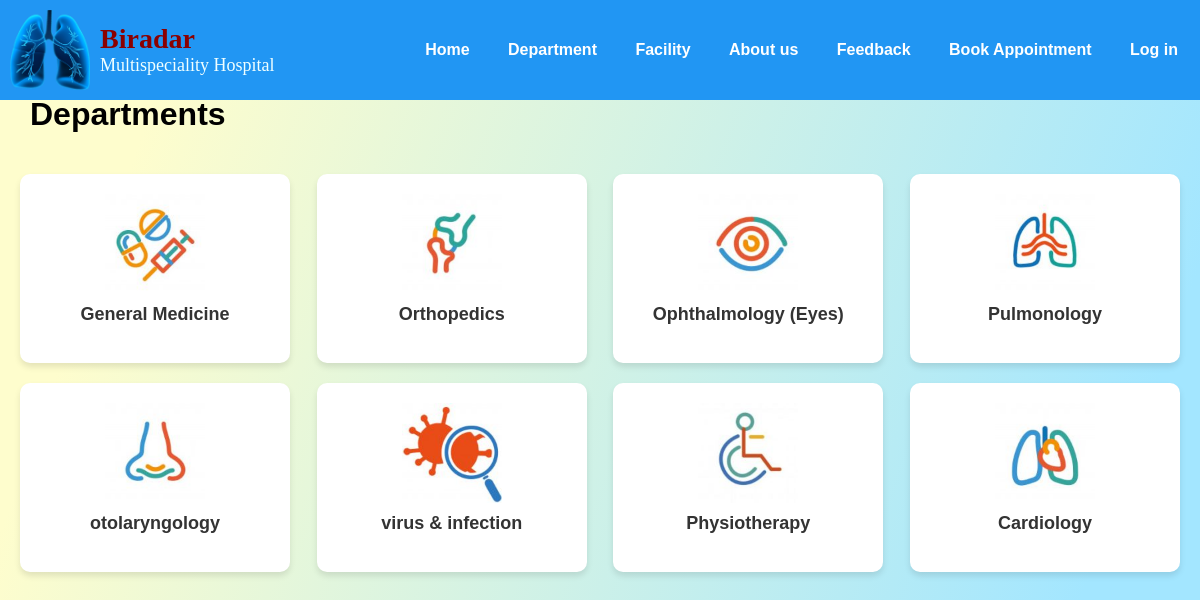
The page /department.php on the database its author committed.
### tables this page shows
CREATE TABLE `department` (
  `department_id` int(11) NOT NULL,
  `department_name` varchar(30) NOT NULL,
  `department_logo` varchar(255) NOT NULL
);

### department.php (the view, shortened to what this page needs)
<!DOCTYPE html>
<html lang="en">
<head>
</head>
<body>
    <?php
    require_once('inc/header.php');
    ?>
    <main>
        <h1>Departments</h1>
        <div class="department-container">
            <?php
            require_once('inc/connection.php');
            $select_department = "SELECT * FROM department";
            $run_department = mysqli_query($conn, $select_department);
            while ($row_department = mysqli_fetch_assoc($run_department)) {
                $department_id = $row_department['department_id'];
                $department_logo = $row_department['department_logo'];
                $department_name = $row_department['department_name'];
            ?>
            <a href="doctor.php?department_id=<?php echo $department_id; ?>" class="box">
                <div class="content">
                    <div class="img">
                        <img src="admin/upload/<?php echo $department_logo; ?>" alt="<?php echo $department_name; ?> Logo">
                    </div>
                    <h3 class="department-name"><?php echo $department_name; ?></h3>
                </div>
            </a>
            <?php } ?>
        </div>
    </main>
</body>
</html>

### inc/header.php (shortened to what this page needs)
  <header>
    <div class="left-side">
      <img src="images/pulmonologyPNG.png" alt="Logo">
      <div class="text-content">
        <h1>Biradar</h1>
        <p>Multispeciality Hospital</p>
      </div>
    </div>
    <?php
if(isset($_SESSION['ulogged_in']) && $_SESSION['ulogged_in']==true){?>
    <nav class="right-side">
        <ul >
        <li><a href='user_home.php'>Home</a></li>
        <li><a href='department.php'>Department</a></li>
        <li><a href='facility.php'>Facility</a></li>
        <li><a href='aboutus.php'>About us</a></li>
        <li><a href='feedback.php'>Feedback</a></li>
        <li><a href='bookapp.php'>Book Appointment</a></li>
        <li><a href='cancelapp.php'>My Appointments</a></li>
        <li><a href='logout.php'>Log out</a></li>
        </ul>
</nav>
<?php } else { ?>
  <nav class="right-side">
        <ul>
        <li><a href='index.php'>Home</a></li>
        <li><a href='department.php'>Department</a></li>
        <li><a href='facility.php'>Facility</a></li>
        <li><a href='aboutus.php'>About us</a></li>
        <li><a href='feedback.php'>Feedback</a></li>
        <li><a href='bookapp.php'>Book Appointment</a></li>
        <li><a href='login.php'>Log in</a></li>
        </ul>
</nav>
<?php } ?>
  </header>

### department.php (style rules this page uses)
main { margin-top: 5%; }
h1 { margin-left: 30px; }
.department-container { display: flex; flex-wrap: wrap; justify-content: space-between; padding: 20px; }
.box { background-color: white; border-radius: 10px; box-shadow: 0 4px 6px rgba(0, 0, 0, 0.1); margin-bottom: 20px; flex: 0 1 calc(25% - 20px); overflow: hidden; text-decoration: none; transition: transform 0.3s; }
.content { padding: 20px; }
.img img { max-width: 100px; max-height: 100px; display: block; margin: 0 auto; }
.department-name { margin-top: 10px; font-size: 18px; font-weight: bold; text-align: center; color: #333; }

### rows shown on the page
department: department_logo (picture), department_name "General Medicine"
department: department_logo (picture), department_name "Orthopedics"
department: department_logo (picture), department_name "Ophthalmology (Eyes)"
department: department_logo (picture), department_name "Pulmonology"
department: department_logo (picture), department_name "otolaryngology"
department: department_logo (picture), department_name "virus & infection"
department: department_logo (picture), department_name "Physiotherapy"
department: department_logo (picture), department_name "Cardiology"
